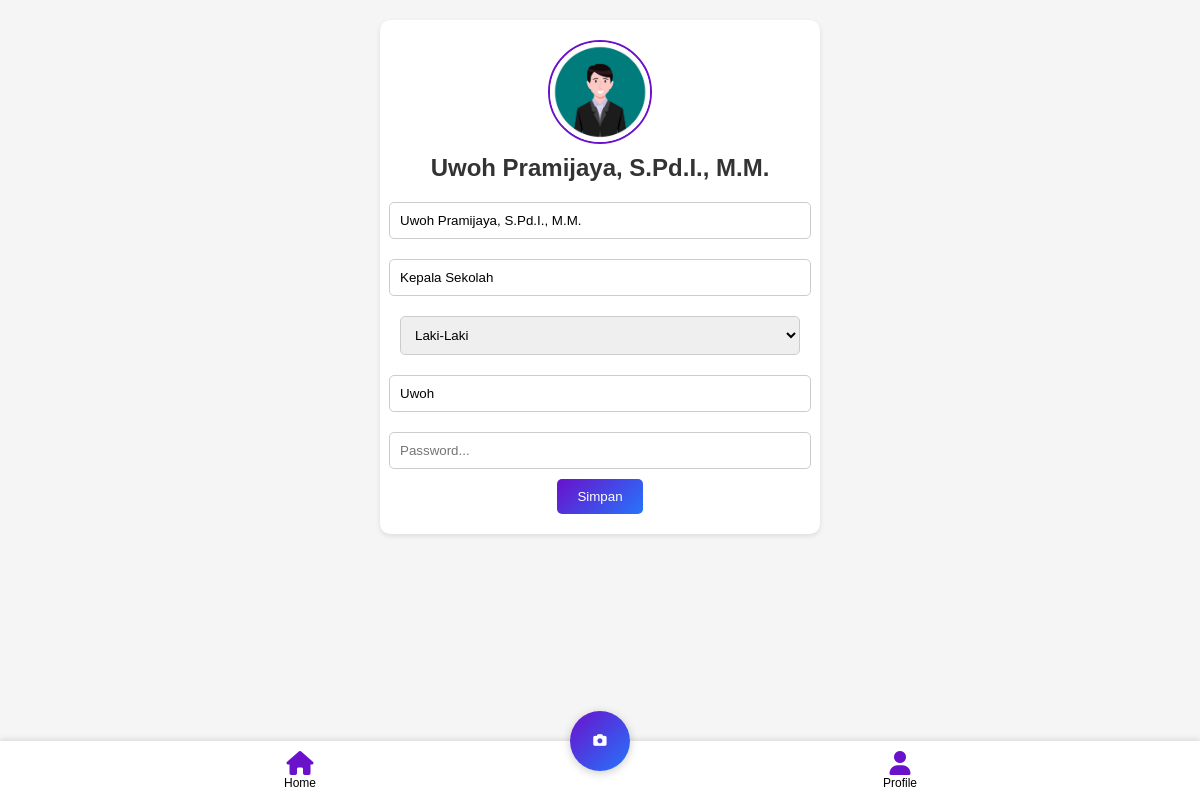
The page /guru/profile.php (signed in) on the database its author committed.
### tables this page shows
CREATE TABLE `akun_guru` (
  `id` int(34) NOT NULL,
  `username` varchar(232) NOT NULL,
  `password` varchar(342) NOT NULL,
  `nama` varchar(1234) NOT NULL,
  `gender` varchar(70) NOT NULL,
  `jabatan` varchar(40) NOT NULL,
  `gambar` varchar(1234) NOT NULL
);

### guru/profile.php (the view, shortened to what this page needs)
<?php
include '../koneksi.php';
$user_id = $_SESSION['user_id'];
$query = "SELECT * FROM akun_guru WHERE id='$user_id'";
$result = mysqli_query($koneksi, $query);
$user = mysqli_fetch_assoc($result);
?>
<!DOCTYPE html>
<html lang="en">
<head>
    <link rel="stylesheet" href="https://cdnjs.cloudflare.com/ajax/libs/font-awesome/6.0.0-beta3/css/all.min.css" />
</head>
<body>
    <div class="content">
        <div class="profile-card">
            <form action="profile.php" method="post" enctype="multipart/form-data">
                <img src="../upload/<?php echo $_SESSION['gambar']; ?>" id="profile-pic" alt="Profile Picture" onclick="document.getElementById('gambar').click();" />
                <h2><?php echo $_SESSION['nama']; ?></h2>
                <input type="text" name="nama" value="<?php echo $user['nama']; ?>" readonly />
                <input type="text" name="jabatan" value="<?php echo $user['jabatan']; ?>" required />
                <select class="form-" name="gender" required autocomplete="off" id="">
                    <option value="male" <?php echo ($user['gender'] == 'male') ? 'selected' : ''; ?>>Laki-Laki</option>
                </select>
                <input type="text" name="username" value="<?php echo $user['username']; ?>" required />
                <input type="password" placeholder="Password..." name="password" value="" />
                <button type="submit">Simpan</button>
            </form>
        </div>
    </div>
    <div class="footer">
        <div class="home">
            <a href="index.php">
                <i class="fas fa-home"></i>
                <p>Home</p>
            </a>
        </div>
        <button class="floating-btn">
            <i class="fas fa-camera"></i>
        </button>
        <div class="profile">
            <a href="profile.php">
                <i class="fas fa-user"></i>
                <p>Profile</p>
            </a>
        </div>
    </div>
</body>
</html>

### guru/profile.php (style rules this page uses)
body { font-family: Arial, sans-serif; background: #f5f5f5; margin: 0; padding: 0; display: flex; flex-direction: column; height: 100vh; }
.content { flex: 1; padding: 20px; overflow-y: auto; display: flex; flex-direction: column; align-items: center; }
.profile-card { background: #fff; padding: 20px; border-radius: 10px; box-shadow: 0 2px 5px rgba(0, 0, 0, 0.1); text-align: center; width: 100%; max-width: 400px; }
.profile-card img { border-radius: 50%; width: 100px; height: 100px; object-fit: cover; border: 2px solid #6a11cb; cursor: pointer; }
.profile-card h2 { margin: 10px 0; font-size: 24px; color: #333; }
.profile-card form { display: flex; flex-direction: column; align-items: center; }
.profile-card form input, .profile-card form select { width: 100%; padding: 10px; margin: 10px 0; border: 1px solid #ccc; border-radius: 5px; }
.profile-card form button { background: linear-gradient(135deg, #6a11cb, #2575fc); color: #fff; border: none; border-radius: 5px; padding: 10px 20px; cursor: pointer; transition: background 0.3s; }
.footer { display: flex; justify-content: space-around; position: relative; bottom: 0; width: 100%; background: #fff; padding: 10px 0; box-shadow: 0 -2px 5px rgba(0, 0, 0, 0.1); }
.footer div { text-align: center; flex: 1; }
.footer div i { font-size: 24px; color: #6a11cb; }
.footer div p { margin: 0; font-size: 12px; }
.floating-btn { position: absolute; top: -30px; left: 50%; transform: translateX(-50%); background: linear-gradient(135deg, #6a11cb, #2575fc); color: #fff; border: none; border-radius: 50%; width: 60px; height: 60px; display: flex; justify-content: center; align-items: center; box-shadow: 0 2px 10px rgba(0, 0, 0, 0.2); cursor: pointer; z-index: 1; }
.home p { color: black ; text-decoration: none; }
.profile p { color: black ; text-decoration: none; }
.profile a { color: black ; text-decoration: none; }
.home a { color: black ; text-decoration: none; }

### rows shown on the page
akun_guru: nama "Uwoh Pramijaya, S.Pd.I., M.M.", jabatan "Kepala Sekolah", gender "Laki-Laki", username "Uwoh"

### other values the page prints
$_SESSION['nama'] "Uwoh Pramijaya, S.Pd.I., M.M."
